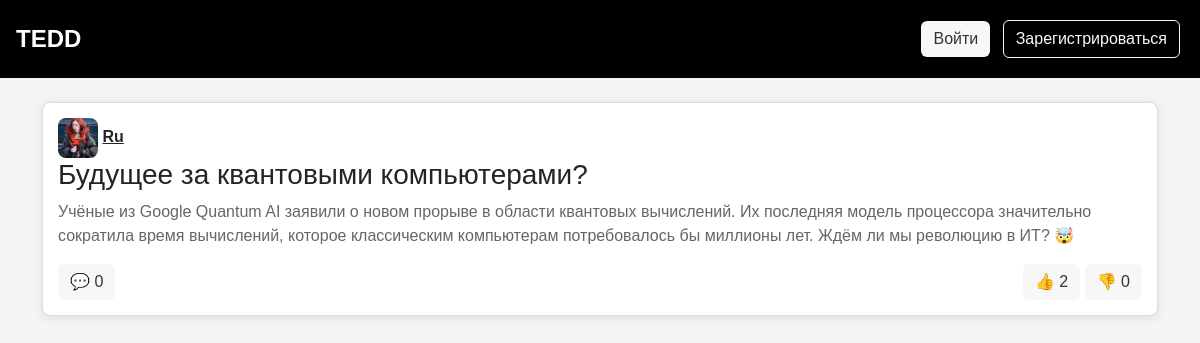
The app's page /post/2/ with its own data.
### blog/models.py (models this page shows, shortened)
class Post(models.Model):
    author = models.ForeignKey(User, on_delete=models.CASCADE)
    title = models.CharField(max_length=200)
    content = models.TextField()
    image = models.ImageField(upload_to='post_images/', blank=True, null=True)
    created_at = models.DateTimeField(auto_now_add=True)
    category = models.ForeignKey(Category, on_delete=models.SET_NULL, null=True, blank=True)  # <-- Должно быть это поле
    likes = models.ManyToManyField(User, related_name='liked_posts', blank=True)
    dislikes = models.ManyToManyField(User, related_name='disliked_posts', blank=True)
    def total_likes(self):
        return self.likes.count()
    def total_dislikes(self):
        return self.dislikes.count()

class Profile(models.Model):
    user = models.OneToOneField(User, on_delete=models.CASCADE, related_name='profile')
    avatar = models.ImageField(upload_to='avatars/', default='default_avatar.jpg')
    bio = models.TextField(blank=True)
    followers = models.ManyToManyField(User, related_name='following', blank=True)  # Указываем User

### blog/views.py (the view)
# urls.py: path("post/<int:post_id>/", post_detail, name="post_detail"),
def post_detail(request, post_id):
    post = get_object_or_404(Post, id=post_id)
    return render(request, "blog/post.html", {"post": post})

### blog/templates/blog/post.html (shortened to what this page needs)
<!DOCTYPE html>
<html lang="ru">
<head>
    <link rel="stylesheet" href="https://cdn.jsdelivr.net/npm/bootstrap@5.3.0/dist/css/bootstrap.min.css">
    <link rel="stylesheet" href="/static/styles.css">
</head>
<body>
    <nav class="navbar navbar-dark bg-black p-3 d-flex justify-content-between">
        <a class="navbar-brand text-white" href="/">TEDD</a>
        {% if user.is_authenticated %}
            <div class="d-flex align-items-center">
                <button class="btn btn-light mx-2" onclick="openCreatePostModal()">Написать</button>
                <button class="btn btn-light mx-2" onclick="location.href='{% url 'messages' %}'">Сообщения</button>
                <a href="{% url 'profile' user.username %}" class="rounded-circle bg-light p-2">
                    <img src="{{ user.profile.avatar.url }}" alt="Аватар" class="avatar header-avatar" onerror="this.onerror=null; this.src='/static/icons/default_avatar.jpg';">
                </a>
            </div>
        {% else %}
            <div>
                <button class="btn btn-light mx-1" onclick="location.href='{% url 'login' %}'">Войти</button>
                <button class="btn btn-outline-light mx-1" onclick="location.href='{% url 'register' %}'">Зарегистрироваться</button>
            </div>
        {% endif %}
    </nav>
    <div class="container mt-4">
        <div class="card mb-4">
            <div class="card-body">
                <div class="d-flex justify-content-between">
                    <div>
                        <img src="{{ post.author.profile.avatar.url }}" alt="Аватар" class="post-avatar" onerror="this.onerror=null; this.src='/static/icons/default_avatar.jpg';">
                        <a href="{% url 'profile' post.author.username %}" class="text-dark"><strong>{{ post.author.username }}</strong></a>
                    </div>
                </div>
                <h3>{{ post.title }}</h3>
                <p class="mt-2">{{ post.content }}</p>
                <div class="d-flex justify-content-between mt-2">
                    <button class="btn btn-light" onclick="toggleComments({{ post.id }})">💬 <span id="comment-count-{{ post.id }}">{{ post.comments.count }}</span></button>
                    <div>
                        <button class="btn btn-light" onclick="likePost({{ post.id }})">👍 <span id="like-count-{{ post.id }}">{{ post.total_likes }}</span></button>
                        <button class="btn btn-light" onclick="dislikePost({{ post.id }})">👎 <span id="dislike-count-{{ post.id }}">{{ post.total_dislikes }}</span></button>
                    </div>
                </div>
            </div>
        </div>
    </div>
</body>
</html>

### blog/static/styles.css (style rules this page uses)
body { font-family: 'Arial', sans-serif; background-color: #f4f4f4; margin: 0; padding: 0; }
.navbar { background-color: #000; color: #fff; }
.navbar .navbar-brand { font-size: 1.5rem; font-weight: bold; }
.navbar .btn { margin: 0 5px; }
.card { background-color: #fff; border: 1px solid #ddd; border-radius: 8px; box-shadow: 0 2px 10px rgba(0, 0, 0, 0.1); margin-bottom: 15px; }
.card-body { padding: 15px; }
.card-body p { font-size: 1rem; color: #666; }
.card-body img { max-width: 100%; border-radius: 8px; }
.btn-light { background-color: #f7f7f7; color: #333; border: none; }
.d-flex span { font-size: 1rem; }
.post-avatar { width: 40px; height: 40px; border-radius: 50%; object-fit: cover; }

### records on screen
Post: author.profile.avatar (picture), author.username "Ru", title "Будущее за квантовыми компьютерами?", content "Учёные из Google Quantum AI заявили о новом прорыве в области квантовых вычислений. Их последняя модель процессора значительно сократила время вычислений, которое классическим компьютерам потребовалось бы миллионы лет. Ждём ли мы революцию в ИТ? 🤯", comments.count "0", total_likes "2", total_dislikes "0"
